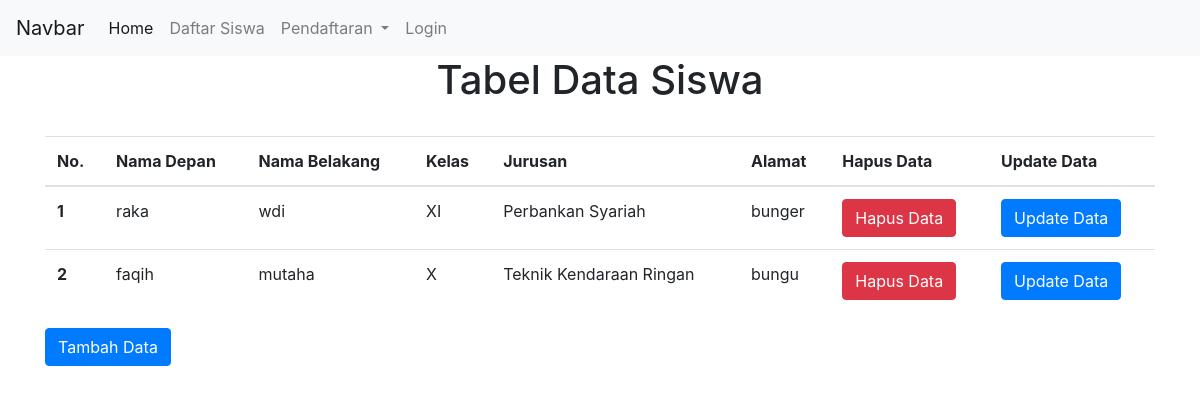
Screenshot of /absen/ with the database file from the repository.
### absen/models.py (models this page shows, shortened)
class Absen(models.Model):
    category_kelas = (
        ('X','X'),
        ('XI', 'XI'),
        ('XII', 'XII'),
    )
    category_jurusan = (
        ('Teknik Komputer dan Jaringan', 'Teknik Komputer dan Jaringan'),
        ('Rekayasa Perangkat Lunak', 'Rekayasa Perangkat Lunak'),
        ('Perbankan Syariah', 'Perbankan Syariah'),
        ('Kriya Tekstil', 'Kriya Tekstil'),
        ('Teknik Kendaraan Ringan', 'Teknik Kendaraan Ringan'),
    )
    nama_depan     = models.CharField(max_length=100)
    nama_belakang  = models.CharField(max_length=100)
    kelas          = models.CharField(max_length=20, choices=category_kelas, default='x')
    jurusan        = models.CharField(max_length=100, choices=category_jurusan, default='tkj')
    alamat         = models.TextField()

### absen/views.py (the view)
def list(request):
    semua_data = Absen.objects.all()
    context = {
        'page_title':'Tabel Data Siswa',
        'semua_data':semua_data,
    }
    return render(request, 'absen/list.html', context)

### absen/templates/absen/list.html (shortened to what this page needs)
{% extends "base.html" %}
{% block contents %}
  <h1 class="text-center">{{page_title}}</h1>
  <br>
  <table class="table">
  <thead>
    <tr>
      <th scope="col">No.</th>
      <th scope="col">Nama Depan</th>
      <th scope="col">Nama Belakang</th>
      <th scope="col">Kelas</th>
      <th scope="col">Jurusan</th>
      <th scope="col">Alamat</th>
      <th scope="col">Hapus Data</th>
      <th scope="col">Update Data</th>
    </tr>
  </thead>
  <tbody>
    {% for person in semua_data %}
    <tr>
      <th scope="row">{{forloop.counter}}</th>
      <td>{{person.nama_depan}}</td>
      <td>{{person.nama_belakang}}</td>
      <td>{{person.kelas}}</td>
      <td>{{person.jurusan}}</td>
      <td>{{person.alamat}}</td>
      <td><a class="btn btn-danger" href="{% url 'absen:delete' person.id %}">Hapus Data</a></td>
      <td><a class="btn btn-primary" href="{% url 'absen:update' person.id %}">Update Data</a></td>
    </tr>
    {% endfor %}
  </tbody>
</table>
<a class="btn btn-primary" href="{% url 'absen:create' %}">Tambah Data</a>
{% endblock contents %}

### templates/base.html (shortened to what this page needs)
<!doctype html>
<html lang="en">
  <head>
    <link rel="stylesheet" href="https://stackpath.bootstrapcdn.com/bootstrap/4.4.1/css/bootstrap.min.css">
  </head>
  <body>
    <nav class="navbar navbar-expand-lg navbar-light bg-light">
  <a class="navbar-brand" href="#">Navbar</a>
  <div class="collapse navbar-collapse" id="navbarNavDropdown">
    <ul class="navbar-nav">
      <li class="nav-item active">
        <a class="nav-link" href="{% url 'index' %}">Home <span class="sr-only">(current)</span></a>
      </li>
      <li class="nav-item">
        <a class="nav-link" href="{% url 'absen:list' %}">Daftar Siswa</a>
      </li>
      <li class="nav-item dropdown">
        <a class="nav-link dropdown-toggle" href="#" id="navbarDropdownMenuLink" role="button" data-toggle="dropdown" aria-haspopup="true" aria-expanded="false">
          Pendaftaran
        </a>
        <div class="dropdown-menu" aria-labelledby="navbarDropdownMenuLink">
      <li class="nav-item">
        <a class="nav-link" href="{% url 'admin:index' %}">Login</a>
      </li>
        </div>
      </li>
    </ul>
  </div>
</nav>
    <div class="container">
      {% block contents %}
      {% endblock contents %}
    </div>
  </body>
</html>

### rows the page displays
Absen: nama_depan "raka", nama_belakang "wdi", kelas "XI", jurusan "Perbankan Syariah", alamat "bunger"
Absen: nama_depan "faqih", nama_belakang "mutaha", kelas "X", jurusan "Teknik Kendaraan Ringan", alamat "bungu"

### other values shown
{{ page_title }} "Tabel Data Siswa"
